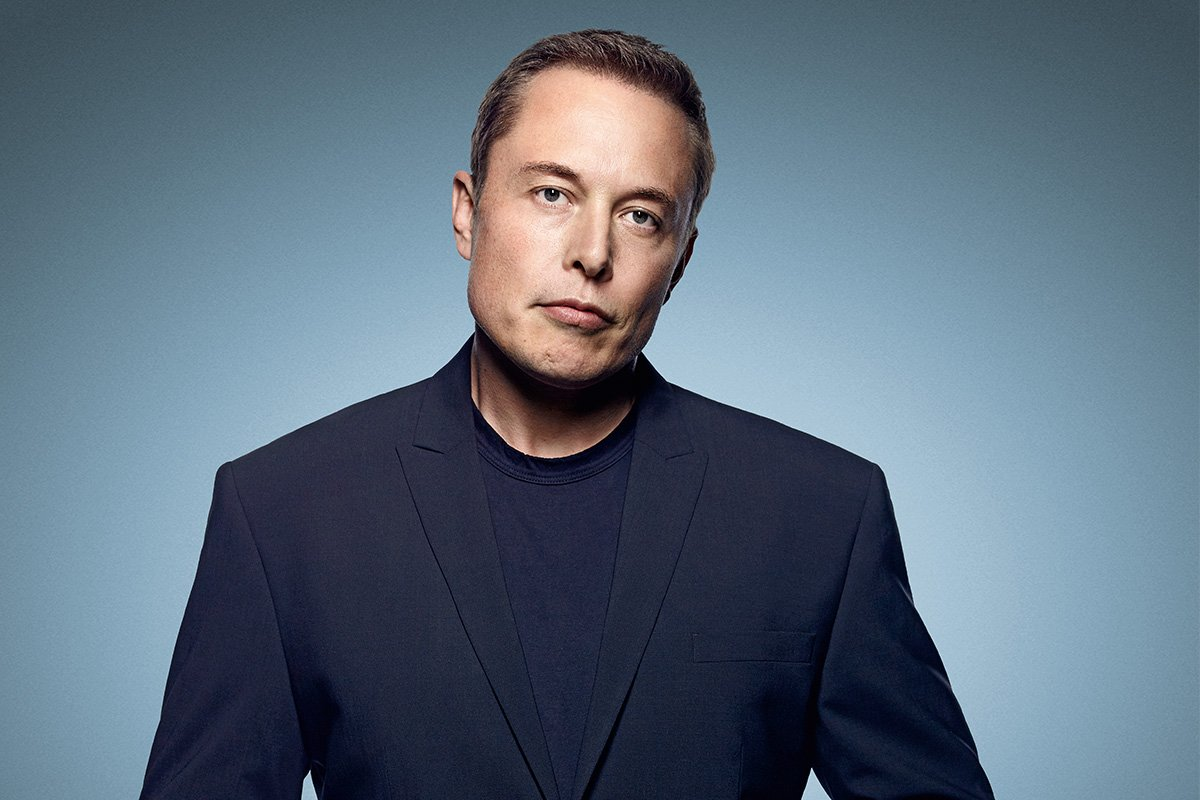
#> input picture images/musk.jpg, 1200 x 800 px, found by its file name
$ jupyter execute 'Face and Eye Detection.ipynb'
#> lines starting #> are read from the running program, lines starting #| are printed output that depends on the picture; after the words box and inside, x2 and y2 are one past the last pixel; in counts of white or black regions, pixels touching at a corner belong together
### Face & Eye Detection using HAAR Cascade Classifiers

[cell 1]
import numpy as np
import cv2

# CascadeClassfier loads the XML file
face_classifier = cv2.CascadeClassifier(cv2.data.haarcascades + 'haarcascade_frontalface_default.xml')

# Load our image convert it to grayscale

image = cv2.imread("C:\\Users\\ANUSHKA GARG\\Desktop\\OpenCV\\images\\musk.jpg")
#> image is the input picture: shape (800, 1200, 3); mean B, G, R 123.5, 107.8, 91.6
gray = cv2.cvtColor(image, cv2.COLOR_BGR2GRAY) # easy to process in gray
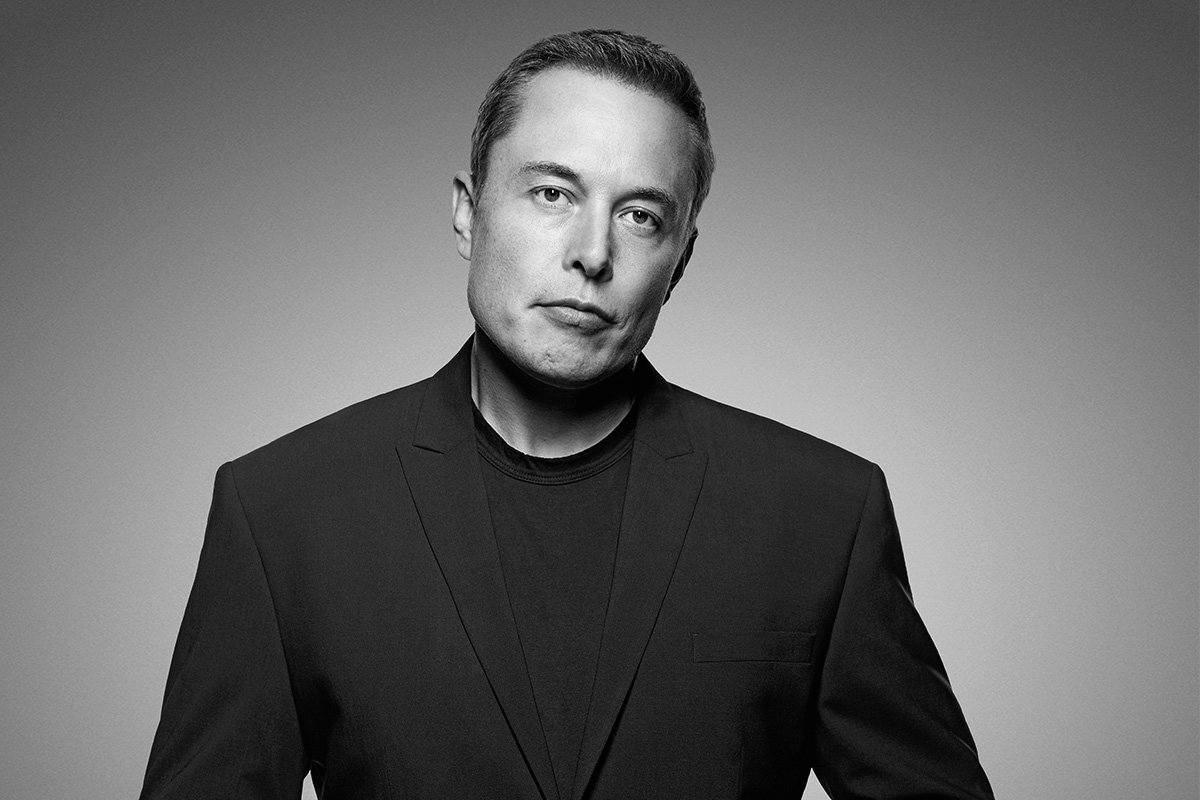
#> gray: shape (800, 1200); min 0, max 255, mean 104.7

# Detects objects of different sizes in the input image
# Our classifier returns the ROI of the detected face as a tuple
# It stores the top left coordinate and the bottom right coordinates
faces = face_classifier.detectMultiScale(gray, 1.3, 5)
#> faces = [[466, 100, 258, 258]]

# When no faces detected, face_classifier returns an empty tuple
if faces is ():
    print("No faces found")

# We iterate through our faces array and draw a rectangle
# over each face in faces
for (x, y, w, h) in faces:
    cv2.rectangle(image, (x,y), (x+w,y+h), (127,0,255), 2)
    cv2.imshow('Face Detection', image)
    cv2.waitKey(0)
#> this loop made 1 pass
#> pass 1, `cv2.imshow('Face Detection', image)`:
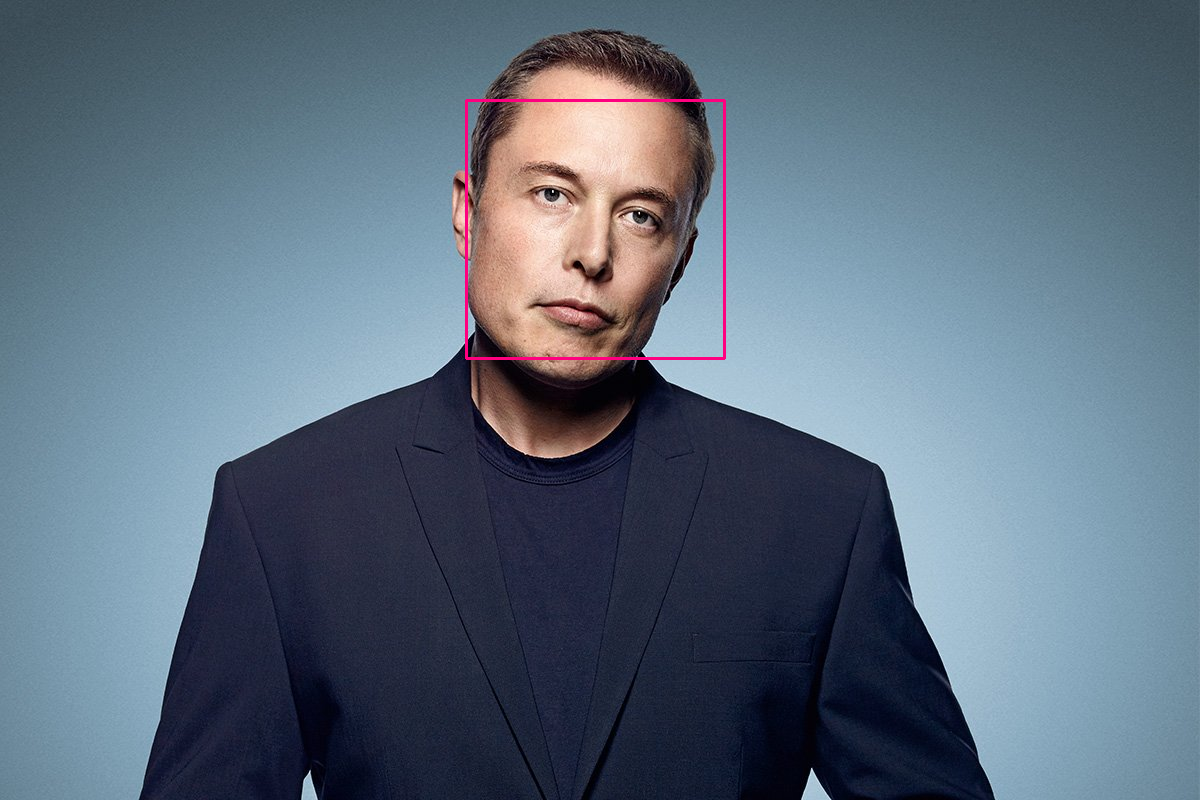
#> window 'Face Detection': shape (800, 1200, 3); mean B, G, R 123.4, 107.3, 92

cv2.destroyAllWindows()

## Combine face and eye detection

[cell 2]
import numpy as np
import cv2

# CascadeClassfier loads the XML file
face_classifier = cv2.CascadeClassifier(cv2.data.haarcascades + 'haarcascade_frontalface_default.xml')
eye_classifier = cv2.CascadeClassifier(cv2.data.haarcascades + 'haarcascade_eye.xml')

# Load our image convert it to grayscale

image = cv2.imread("C:\\Users\\ANUSHKA GARG\\Desktop\\OpenCV\\images\\musk.jpg")
gray = cv2.cvtColor(image, cv2.COLOR_BGR2GRAY) # easy to process in gray

faces = face_classifier.detectMultiScale(gray, 1.3, 5)

# When no faces detected, face_classifier returns an empty tuple
if faces is ():
    print("No faces found")


for (x, y, w, h) in faces:
    cv2.rectangle(image, (x,y), (x+w,y+h), (127,0,255), 2)
    cv2.imshow('image', image)
    cv2.waitKey(0)
    roi_gray = gray[y:y+h, x:x+w] # detect the face
    roi_color = image[y:y+h, x:x+w]
    eyes = eye_classifier.detectMultiScale(roi_gray)
    for (ex, ey, ew, eh) in eyes:
        cv2.rectangle(roi_color,(ex, ey),(ex+ew,ey+eh),(255,255,0),2)
        cv2.imshow('image', image)
        cv2.waitKey(0)
#> this loop made 1 pass
#> (x, y, w, h, eyes) on pass 1: (466, 100, 258, 258, [[56, 65, 57, 57], [144, 90, 54, 54]])
#> pass 1, `roi_gray = gray[y:y+h, x:x+w]`:
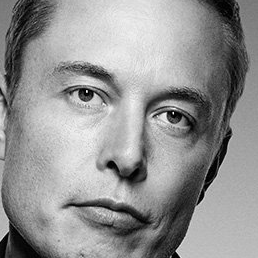
#> roi_gray: shape (258, 258); min 0, max 255, mean 147.1
#> pass 1, `roi_color = image[y:y+h, x:x+w]`:
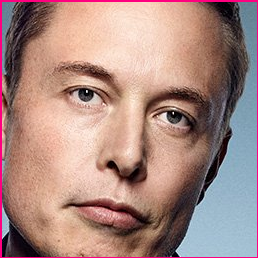
#> roi_color: shape (258, 258, 3); mean B, G, R 129.8, 136.9, 169.6
#> pass 1, `cv2.imshow('image', image)`:
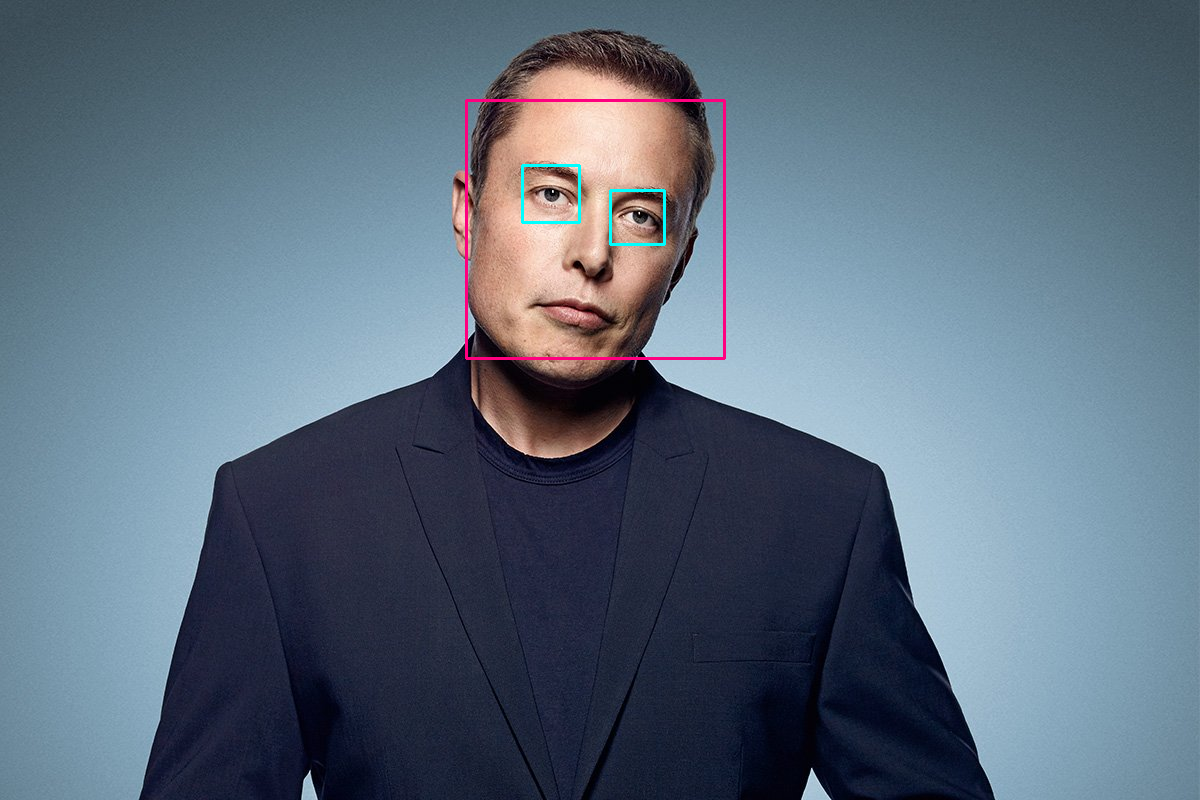
#> window 'image': shape (800, 1200, 3); mean B, G, R 123.6, 107.5, 91.7
#> after the loop:
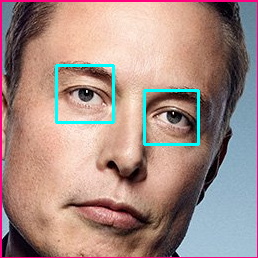
#> roi_color: shape (258, 258, 3); 1.99% of pixels changed, all inside (x1, y1, x2, y2) = (55, 64, 200, 146)

cv2.destroyAllWindows()
